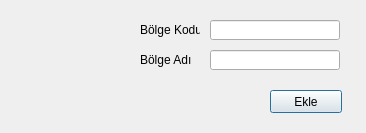
<?xml version="1.0" encoding="UTF-8"?>
<ui version="4.0">
 <class>BolgeEkle</class>
 <widget class="QDialog" name="BolgeEkle">
  <property name="geometry">
   <rect>
    <x>0</x>
    <y>0</y>
    <width>366</width>
    <height>133</height>
   </rect>
  </property>
  <property name="windowTitle">
   <string>Bölge Ekle</string>
  </property>
  <property name="windowIcon">
   <iconset resource="../../../arch/İntertek Teslimat/lib/icon/ic.qrc">
    <normaloff>:/rolix/docky.png</normaloff>:/rolix/docky.png</iconset>
  </property>
  <widget class="QLabel" name="label">
   <property name="geometry">
    <rect>
     <x>10</x>
     <y>-1</y>
     <width>100</width>
     <height>100</height>
    </rect>
   </property>
   <property name="text">
    <string/>
   </property>
   <property name="pixmap">
    <pixmap resource="../../../arch/İntertek Teslimat/lib/icon/ic.qrc">:/rolix/docky.png</pixmap>
   </property>
   <property name="alignment">
    <set>Qt::AlignCenter</set>
   </property>
  </widget>
  <widget class="QLabel" name="label_2">
   <property name="geometry">
    <rect>
     <x>140</x>
     <y>20</y>
     <width>60</width>
     <height>20</height>
    </rect>
   </property>
   <property name="text">
    <string>Bölge Kodu</string>
   </property>
  </widget>
  <widget class="QLineEdit" name="lineEdit">
   <property name="geometry">
    <rect>
     <x>210</x>
     <y>20</y>
     <width>130</width>
     <height>20</height>
    </rect>
   </property>
  </widget>
  <widget class="QLineEdit" name="lineEdit_2">
   <property name="geometry">
    <rect>
     <x>210</x>
     <y>50</y>
     <width>130</width>
     <height>20</height>
    </rect>
   </property>
  </widget>
  <widget class="QLabel" name="label_3">
   <property name="geometry">
    <rect>
     <x>140</x>
     <y>50</y>
     <width>60</width>
     <height>20</height>
    </rect>
   </property>
   <property name="text">
    <string>Bölge Adı</string>
   </property>
  </widget>
  <widget class="QPushButton" name="pushButton">
   <property name="geometry">
    <rect>
     <x>270</x>
     <y>90</y>
     <width>72</width>
     <height>23</height>
    </rect>
   </property>
   <property name="text">
    <string>Ekle</string>
   </property>
  </widget>
 </widget>
 <resources>
  <include location="../../../arch/İntertek Teslimat/lib/icon/ic.qrc"/>
 </resources>
 <connections>
  <connection>
   <sender>pushButton</sender>
   <signal>clicked()</signal>
   <receiver>BolgeEkle</receiver>
   <slot>close()</slot>
   <hints>
    <hint type="sourcelabel">
     <x>286</x>
     <y>101</y>
    </hint>
    <hint type="destinationlabel">
     <x>185</x>
     <y>96</y>
    </hint>
   </hints>
  </connection>
 </connections>
</ui>
